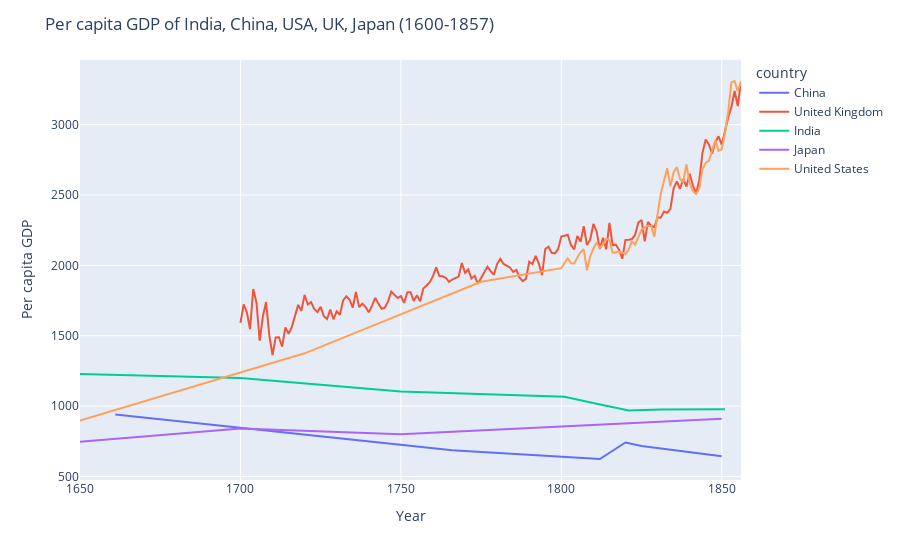

Here is the notebook cell this chart was saved with:
### Code cell
import pandas as pd
import plotly.express as px
import plotly.graph_objects as go

# Madison Project Historical GDP Data
df = pd.read_stata("/Users/kalyan/OneDrive-IIMV/OneDrive - IIM VIZAG/Python-Exercise-KK/base-data/mpd2018.dta")
print(df.columns)
df.dropna(subset=["year","cgdppc"],inplace=True)
#country_list = ['IND','CHN','USA', 'PAK','GBR','JPN']
country_list = ['IND','CHN','USA','GBR','JPN']

filt = df['countrycode'].isin(country_list) & (df['year'] > 1600) & (df['year'] < 1857)
df = df[['year','cgdppc','rgdpnapc','country','countrycode']][filt]
df
fig = px.line(df, x="year", y="cgdppc", color="country")

df_ind = df[df['countrycode']=='IND']
max_gdppc_ind = df_ind['cgdppc'].max()
fig.layout.update(
                title_text='Per capita GDP of India, China, USA, UK, Japan (1600-1857)', # title of plot
                xaxis_title_text='Year', # xaxis label
                yaxis_title_text='Per capita GDP', # yaxis label
               )
fig.show()
df_ind['cgdppc'].max()

### Figure 1 — Plotly figure (JSON) as saved in the notebook; plotly's stock layout.template omitted (floating-point values rounded to 4 significant figures; data arrays with more than 128 entries replaced by an {"elided": "..."} marker saying what was removed)
{"data": [{"hovertemplate": "country=China<br>year=%{x}<br>cgdppc=%{y}<extra></extra>", "legendgroup": "China", "line": {"color": "#636efa", "dash": "solid"}, "mode": "lines", "name": "China", "orientation": "v", "showlegend": true, "type": "scatter", "x": [1661, 1766, 1812, 1820, 1825, 1850], "xaxis": "x", "y": [940, 686, 624, 741, 716, 643], "yaxis": "y"}, {"hovertemplate": "country=United Kingdom<br>year=%{x}<br>cgdppc=%{y}<extra></extra>", "legendgroup": "United Kingdom", "line": {"color": "#EF553B", "dash": "solid"}, "mode": "lines", "name": "United Kingdom", "orientation": "v", "showlegend": true, "type": "scatter", "x": {"elided": "157 int values"}, "xaxis": "x", "y": {"elided": "157 int values"}, "yaxis": "y"}, {"hovertemplate": "country=India<br>year=%{x}<br>cgdppc=%{y}<extra></extra>", "legendgroup": "India", "line": {"color": "#00cc96", "dash": "solid"}, "mode": "lines", "name": "India", "orientation": "v", "showlegend": true, "type": "scatter", "x": [1650, 1700, 1750, 1801, 1811, 1821, 1831, 1841, 1851], "xaxis": "x", "y": [1228, 1200, 1103, 1067, 1016, 968, 976, 975, 978], "yaxis": "y"}, {"hovertemplate": "country=Japan<br>year=%{x}<br>cgdppc=%{y}<extra></extra>", "legendgroup": "Japan", "line": {"color": "#ab63fa", "dash": "solid"}, "mode": "lines", "name": "Japan", "orientation": "v", "showlegend": true, "type": "scatter", "x": [1650, 1700, 1750, 1800, 1850], "xaxis": "x", "y": [746, 840, 799, 856, 910], "yaxis": "y"}, {"hovertemplate": "country=United States<br>year=%{x}<br>cgdppc=%{y}<extra></extra>", "legendgroup": "United States", "line": {"color": "#FFA15A", "dash": "solid"}, "mode": "lines", "name": "United States", "orientation": "v", "showlegend": true, "type": "scatter", "x": [1650, 1720, 1775, 1800, 1801, 1802, 1803, 1804, 1805, 1806, 1807, 1808, 1809, 1810, 1811, 1812, 1813, 1814, 1815, 1816, 1817, 1818, 1819, 1820, 1821, 1822, 1823, 1824, 1825, 1826, 1827, 1828, 1829, 1830, 1831, 1832, 1833, 1834, 1835, 1836, 1837, 1838, 1839, 1840, 1841, 1842, 1843, 1844, 1845, 1846, 1847, 1848, 1849, 1850, 1851, 1852, 1853, 1854, 1855, 1856], "xaxis": "x", "y": [897, 1375, 1883, 1980, 2017, 2050, 2015, 2014, 2056, 2094, 2114, 1965, 2062, 2120, 2163, 2125, 2149, 2190, 2180, 2092, 2091, 2097, 2092, 2080, 2113, 2171, 2147, 2205, 2254, 2270, 2279, 2279, 2204, 2364, 2509, 2600, 2691, 2562, 2660, 2699, 2614, 2591, 2717, 2583, 2529, 2507, 2547, 2685, 2728, 2743, 2816, 2888, 2814, 2825, 2940, 3089, 3300, 3310, 3237, 3305], "yaxis": "y"}], "layout": {"legend": {"title": {"text": "country"}, "tracegroupgap": 0}, "margin": {"t": 60}, "title": {"text": "Per capita GDP of India, China, USA, UK, Japan (1600-1857)"}, "xaxis": {"anchor": "y", "domain": [0, 1], "title": {"text": "Year"}}, "yaxis": {"anchor": "x", "domain": [0, 1], "title": {"text": "Per capita GDP"}}}}
